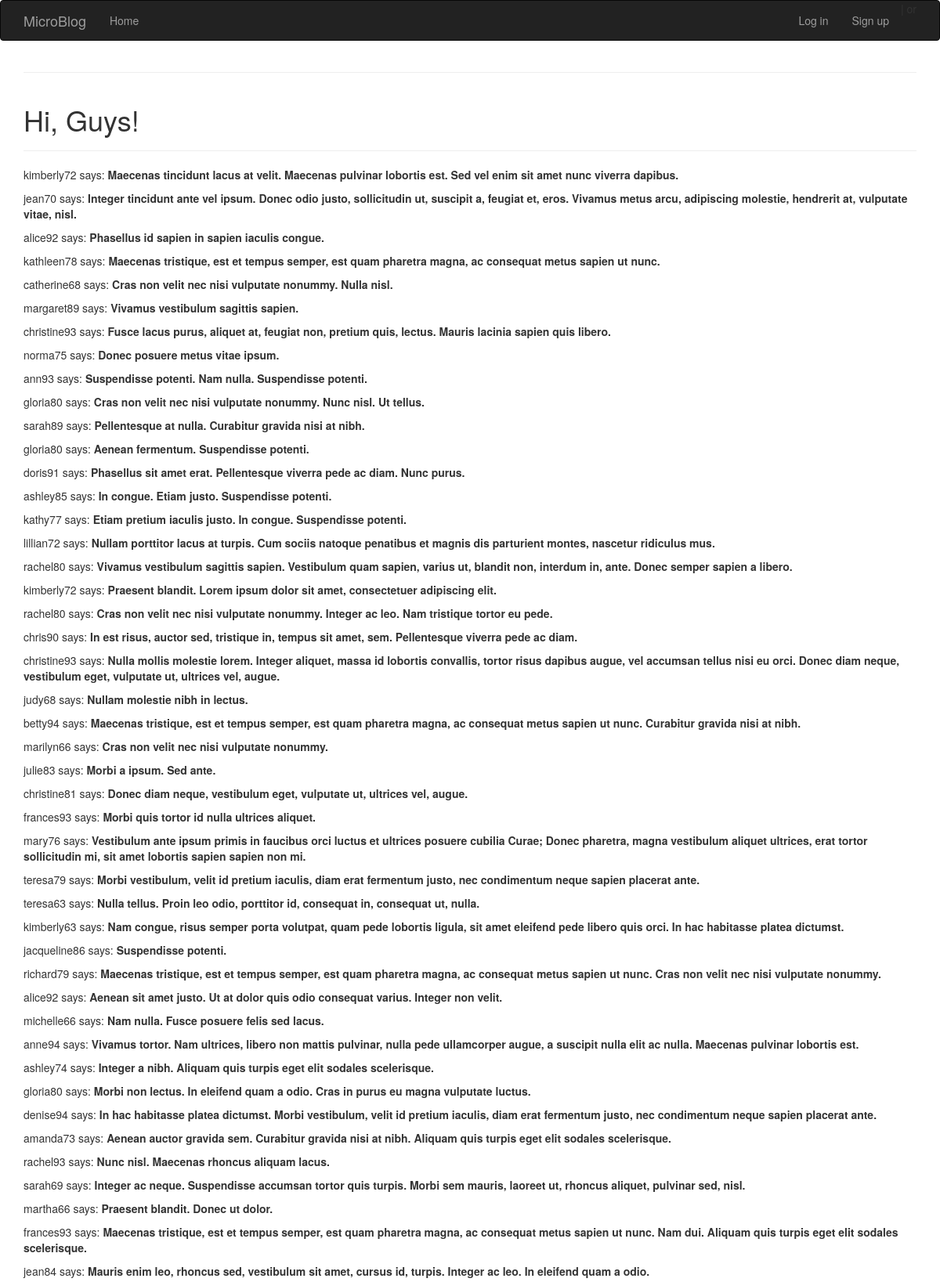
/index (upper part), run on the app's committed database.
### app/models.py (models this page shows, shortened)
class Post(db.Model):
    id = db.Column(db.Integer, primary_key = True)
    body = db.Column(db.String(140))
    timestamp = db.Column(db.DateTime)
    user_id = db.Column(db.Integer, db.ForeignKey('user.id'))

class User(db.Model):
    id = db.Column(db.Integer, primary_key = True)
    name = db.Column(db.String(64), index = True, unique = True)
    email = db.Column(db.String(120), index = True, unique = True)
    role_id = db.Column(db.Integer, db.ForeignKey('role.id'))
    password_hash = db.Column(db.String(128))
    posts = db.relationship('Post', backref = 'author', lazy = 'dynamic')
    location = db.Column(db.String(64))
    about_me = db.Column(db.String(140))
    member_since = db.Column(db.DateTime(), default=datetime.now)
    last_seen = db.Column(db.DateTime(), default=datetime.now)
    avatar_hash = db.Column(db.String(32))
    @property
    def password(self):
        raise AttributeError('password is not a readable attribute')

### app/views.py (the view)
@app.route('/', methods = ['GET','POST'])
@app.route('/index', methods = ['GET','POST'])
def index():
    form = PublishForm()
    if form.validate_on_submit():
        post = Post(body=form.body.data,
                    author=current_user._get_current_object())
        db.session.add(post)
        db.session.commit()
        return redirect(url_for('index'))
    posts = Post.query.order_by(Post.timestamp.desc()).all()
    return render_template("index.html",
                             title = 'Home',
                             form = form,
                             posts = posts
                             )

### app/templates/index.html (shortened to what this page needs)
{% extends "base.html" %}
{% import "bootstrap/wtf.html" as wtf %}
{% block page_content %}
    <div class="page-header">
    {% if not current_user.is_authenticated %}
    <h1>Hi, Guys!</h1></div>
    {% else %}
    <h1>Welcome back, {{ current_user.name }}!</h1>
    </div>
    <div>
    {{ wtf.quick_form(form) }}
    </div>
    {% endif %}
    {% for post in posts %}
        <div><p>{{ post.author.name }} says: <b>{{ post.body }}</b></p>
    </div>
    {% endfor %}
{% endblock %}

### data on the page
Post: author.name "kimberly72", body "Maecenas tincidunt lacus at velit. Maecenas pulvinar lobortis est. Sed vel enim sit amet nunc viverra dapibus."
Post: author.name "jean70", body "Integer tincidunt ante vel ipsum. Donec odio justo, sollicitudin ut, suscipit a, feugiat et, eros. Vivamus metus arcu, adipiscing molestie, hendrerit at, vulputate vitae, nisl."
Post: author.name "alice92", body "Phasellus id sapien in sapien iaculis congue."
Post: author.name "kathleen78", body "Maecenas tristique, est et tempus semper, est quam pharetra magna, ac consequat metus sapien ut nunc."
Post: author.name "catherine68", body "Cras non velit nec nisi vulputate nonummy. Nulla nisl."
Post: author.name "margaret89", body "Vivamus vestibulum sagittis sapien."
Post: author.name "christine93", body "Fusce lacus purus, aliquet at, feugiat non, pretium quis, lectus. Mauris lacinia sapien quis libero."
Post: author.name "norma75", body "Donec posuere metus vitae ipsum."
Post: author.name "ann93", body "Suspendisse potenti. Nam nulla. Suspendisse potenti."
Post: author.name "gloria80", body "Cras non velit nec nisi vulputate nonummy. Nunc nisl. Ut tellus."
Post: author.name "sarah89", body "Pellentesque at nulla. Curabitur gravida nisi at nibh."
Post: author.name "gloria80", body "Aenean fermentum. Suspendisse potenti."
Post: author.name "doris91", body "Phasellus sit amet erat. Pellentesque viverra pede ac diam. Nunc purus."
Post: author.name "ashley85", body "In congue. Etiam justo. Suspendisse potenti."
Post: author.name "kathy77", body "Etiam pretium iaculis justo. In congue. Suspendisse potenti."
Post: author.name "lillian72", body "Nullam porttitor lacus at turpis. Cum sociis natoque penatibus et magnis dis parturient montes, nascetur ridiculus mus."
Post: author.name "rachel80", body "Vivamus vestibulum sagittis sapien. Vestibulum quam sapien, varius ut, blandit non, interdum in, ante. Donec semper sapien a libero."
Post: author.name "kimberly72", body "Praesent blandit. Lorem ipsum dolor sit amet, consectetuer adipiscing elit."
Post: author.name "rachel80", body "Cras non velit nec nisi vulputate nonummy. Integer ac leo. Nam tristique tortor eu pede."
Post: author.name "chris90", body "In est risus, auctor sed, tristique in, tempus sit amet, sem. Pellentesque viverra pede ac diam."
Post: author.name "christine93", body "Nulla mollis molestie lorem. Integer aliquet, massa id lobortis convallis, tortor risus dapibus augue, vel accumsan tellus nisi eu orci. Donec diam neque, vestibulum eget, vulputate ut, ultrices vel, augue."
Post: author.name "judy68", body "Nullam molestie nibh in lectus."
Post: author.name "betty94", body "Maecenas tristique, est et tempus semper, est quam pharetra magna, ac consequat metus sapien ut nunc. Curabitur gravida nisi at nibh."
Post: author.name "marilyn66", body "Cras non velit nec nisi vulputate nonummy."
Post: author.name "julie83", body "Morbi a ipsum. Sed ante."
Post: author.name "christine81", body "Donec diam neque, vestibulum eget, vulputate ut, ultrices vel, augue."
Post: author.name "frances93", body "Morbi quis tortor id nulla ultrices aliquet."
Post: author.name "mary76", body "Vestibulum ante ipsum primis in faucibus orci luctus et ultrices posuere cubilia Curae; Donec pharetra, magna vestibulum aliquet ultrices, erat tortor sollicitudin mi, sit amet lobortis sapien sapien non mi."
Post: author.name "teresa79", body "Morbi vestibulum, velit id pretium iaculis, diam erat fermentum justo, nec condimentum neque sapien placerat ante."
Post: author.name "teresa63", body "Nulla tellus. Proin leo odio, porttitor id, consequat in, consequat ut, nulla."
Post: author.name "kimberly63", body "Nam congue, risus semper porta volutpat, quam pede lobortis ligula, sit amet eleifend pede libero quis orci. In hac habitasse platea dictumst."
Post: author.name "jacqueline86", body "Suspendisse potenti."
Post: author.name "richard79", body "Maecenas tristique, est et tempus semper, est quam pharetra magna, ac consequat metus sapien ut nunc. Cras non velit nec nisi vulputate nonummy."
Post: author.name "alice92", body "Aenean sit amet justo. Ut at dolor quis odio consequat varius. Integer non velit."
Post: author.name "michelle66", body "Nam nulla. Fusce posuere felis sed lacus."
Post: author.name "anne94", body "Vivamus tortor. Nam ultrices, libero non mattis pulvinar, nulla pede ullamcorper augue, a suscipit nulla elit ac nulla. Maecenas pulvinar lobortis est."
Post: author.name "ashley74", body "Integer a nibh. Aliquam quis turpis eget elit sodales scelerisque."
Post: author.name "gloria80", body "Morbi non lectus. In eleifend quam a odio. Cras in purus eu magna vulputate luctus."
Post: author.name "denise94", body "In hac habitasse platea dictumst. Morbi vestibulum, velit id pretium iaculis, diam erat fermentum justo, nec condimentum neque sapien placerat ante."
Post: author.name "amanda73", body "Aenean auctor gravida sem. Curabitur gravida nisi at nibh. Aliquam quis turpis eget elit sodales scelerisque."
Post: author.name "rachel93", body "Nunc nisl. Maecenas rhoncus aliquam lacus."
Post: author.name "sarah69", body "Integer ac neque. Suspendisse accumsan tortor quis turpis. Morbi sem mauris, laoreet ut, rhoncus aliquet, pulvinar sed, nisl."
Post: author.name "martha66", body "Praesent blandit. Donec ut dolor."
Post: author.name "frances93", body "Maecenas tristique, est et tempus semper, est quam pharetra magna, ac consequat metus sapien ut nunc. Nam dui. Aliquam quis turpis eget elit sodales scelerisque."
Post: author.name "jean84", body "Mauris enim leo, rhoncus sed, vestibulum sit amet, cursus id, turpis. Integer ac leo. In eleifend quam a odio."
